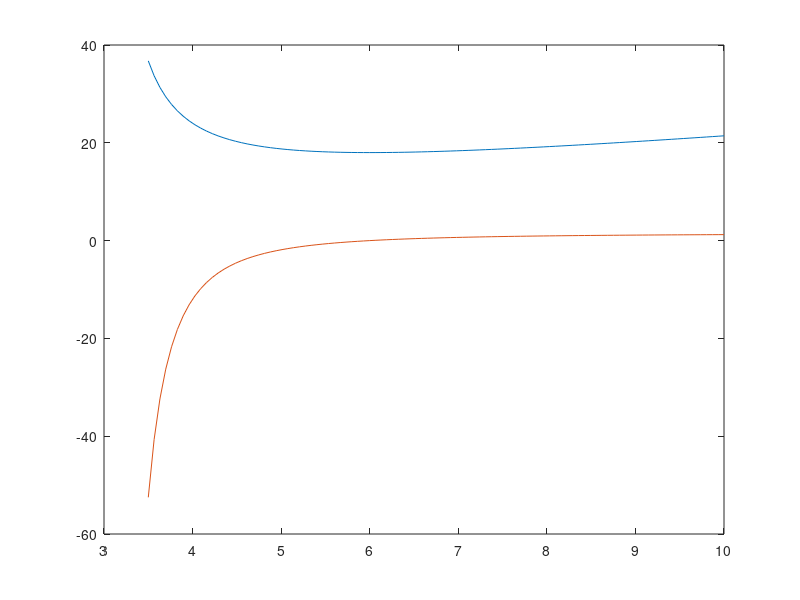

Here is the MATLAB script that generated this plot:
clc; clear; close all;

x = linspace(3.5,10,100);

A = (3/2)*(x.*x)./((x-3));
Ad = (3/2)*((x.*x)-6*x)./((x-3).^2);

plot(x,A);
hold on
plot(x,Ad);
